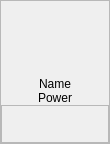
<?xml version="1.0" encoding="UTF-8"?>
<ui version="4.0">
 <class>DishSellingTableFrame</class>
 <widget class="QFrame" name="DishSellingTableFrame">
  <property name="geometry">
   <rect>
    <x>0</x>
    <y>0</y>
    <width>110</width>
    <height>144</height>
   </rect>
  </property>
  <property name="minimumSize">
   <size>
    <width>110</width>
    <height>140</height>
   </size>
  </property>
  <property name="maximumSize">
   <size>
    <width>110</width>
    <height>144</height>
   </size>
  </property>
  <property name="windowTitle">
   <string>Frame</string>
  </property>
  <property name="frameShape">
   <enum>QFrame::StyledPanel</enum>
  </property>
  <property name="frameShadow">
   <enum>QFrame::Raised</enum>
  </property>
  <layout class="QVBoxLayout" name="verticalLayout">
   <property name="spacing">
    <number>0</number>
   </property>
   <property name="leftMargin">
    <number>0</number>
   </property>
   <property name="topMargin">
    <number>0</number>
   </property>
   <property name="rightMargin">
    <number>0</number>
   </property>
   <property name="bottomMargin">
    <number>0</number>
   </property>
   <item>
    <widget class="QLabel" name="labelIcon">
     <property name="minimumSize">
      <size>
       <width>100</width>
       <height>80</height>
      </size>
     </property>
     <property name="maximumSize">
      <size>
       <width>100</width>
       <height>80</height>
      </size>
     </property>
     <property name="text">
      <string/>
     </property>
    </widget>
   </item>
   <item>
    <widget class="QLabel" name="labelName">
     <property name="sizePolicy">
      <sizepolicy hsizetype="Preferred" vsizetype="Expanding">
       <horstretch>0</horstretch>
       <verstretch>0</verstretch>
      </sizepolicy>
     </property>
     <property name="text">
      <string>Name</string>
     </property>
     <property name="alignment">
      <set>Qt::AlignCenter</set>
     </property>
    </widget>
   </item>
   <item>
    <widget class="QLabel" name="labelChargeState">
     <property name="sizePolicy">
      <sizepolicy hsizetype="Preferred" vsizetype="Expanding">
       <horstretch>0</horstretch>
       <verstretch>0</verstretch>
      </sizepolicy>
     </property>
     <property name="text">
      <string>Power</string>
     </property>
     <property name="alignment">
      <set>Qt::AlignCenter</set>
     </property>
    </widget>
   </item>
   <item>
    <widget class="QFrame" name="frame">
     <property name="frameShape">
      <enum>QFrame::StyledPanel</enum>
     </property>
     <property name="frameShadow">
      <enum>QFrame::Raised</enum>
     </property>
     <property name="lineWidth">
      <number>0</number>
     </property>
     <layout class="QGridLayout" name="gridLayout">
      <property name="leftMargin">
       <number>0</number>
      </property>
      <property name="topMargin">
       <number>0</number>
      </property>
      <property name="rightMargin">
       <number>0</number>
      </property>
      <property name="bottomMargin">
       <number>0</number>
      </property>
      <property name="spacing">
       <number>0</number>
      </property>
      <item row="1" column="4">
       <widget class="QLabel" name="labelGroup8">
        <property name="minimumSize">
         <size>
          <width>16</width>
          <height>16</height>
         </size>
        </property>
        <property name="maximumSize">
         <size>
          <width>16</width>
          <height>16</height>
         </size>
        </property>
        <property name="text">
         <string/>
        </property>
       </widget>
      </item>
      <item row="1" column="2">
       <widget class="QLabel" name="labelGroup6">
        <property name="minimumSize">
         <size>
          <width>16</width>
          <height>16</height>
         </size>
        </property>
        <property name="maximumSize">
         <size>
          <width>16</width>
          <height>16</height>
         </size>
        </property>
        <property name="text">
         <string/>
        </property>
       </widget>
      </item>
      <item row="1" column="3">
       <widget class="QLabel" name="labelGroup7">
        <property name="minimumSize">
         <size>
          <width>16</width>
          <height>16</height>
         </size>
        </property>
        <property name="maximumSize">
         <size>
          <width>16</width>
          <height>16</height>
         </size>
        </property>
        <property name="text">
         <string/>
        </property>
       </widget>
      </item>
      <item row="0" column="1">
       <widget class="QLabel" name="labelGroup1">
        <property name="minimumSize">
         <size>
          <width>16</width>
          <height>16</height>
         </size>
        </property>
        <property name="maximumSize">
         <size>
          <width>16</width>
          <height>16</height>
         </size>
        </property>
        <property name="text">
         <string/>
        </property>
       </widget>
      </item>
      <item row="0" column="4">
       <widget class="QLabel" name="labelGroup4">
        <property name="minimumSize">
         <size>
          <width>16</width>
          <height>16</height>
         </size>
        </property>
        <property name="maximumSize">
         <size>
          <width>16</width>
          <height>16</height>
         </size>
        </property>
        <property name="text">
         <string/>
        </property>
       </widget>
      </item>
      <item row="0" column="2">
       <widget class="QLabel" name="labelGroup2">
        <property name="minimumSize">
         <size>
          <width>16</width>
          <height>16</height>
         </size>
        </property>
        <property name="maximumSize">
         <size>
          <width>16</width>
          <height>16</height>
         </size>
        </property>
        <property name="text">
         <string/>
        </property>
       </widget>
      </item>
      <item row="1" column="1">
       <widget class="QLabel" name="labelGroup5">
        <property name="minimumSize">
         <size>
          <width>16</width>
          <height>16</height>
         </size>
        </property>
        <property name="maximumSize">
         <size>
          <width>16</width>
          <height>16</height>
         </size>
        </property>
        <property name="text">
         <string/>
        </property>
       </widget>
      </item>
      <item row="0" column="3">
       <widget class="QLabel" name="labelGroup3">
        <property name="minimumSize">
         <size>
          <width>16</width>
          <height>16</height>
         </size>
        </property>
        <property name="maximumSize">
         <size>
          <width>16</width>
          <height>16</height>
         </size>
        </property>
        <property name="text">
         <string/>
        </property>
       </widget>
      </item>
      <item row="0" column="0">
       <spacer name="horizontalSpacer">
        <property name="orientation">
         <enum>Qt::Horizontal</enum>
        </property>
        <property name="sizeHint" stdset="0">
         <size>
          <width>40</width>
          <height>20</height>
         </size>
        </property>
       </spacer>
      </item>
      <item row="0" column="5">
       <spacer name="horizontalSpacer_2">
        <property name="orientation">
         <enum>Qt::Horizontal</enum>
        </property>
        <property name="sizeHint" stdset="0">
         <size>
          <width>40</width>
          <height>20</height>
         </size>
        </property>
       </spacer>
      </item>
     </layout>
    </widget>
   </item>
  </layout>
 </widget>
 <resources/>
 <connections/>
</ui>
